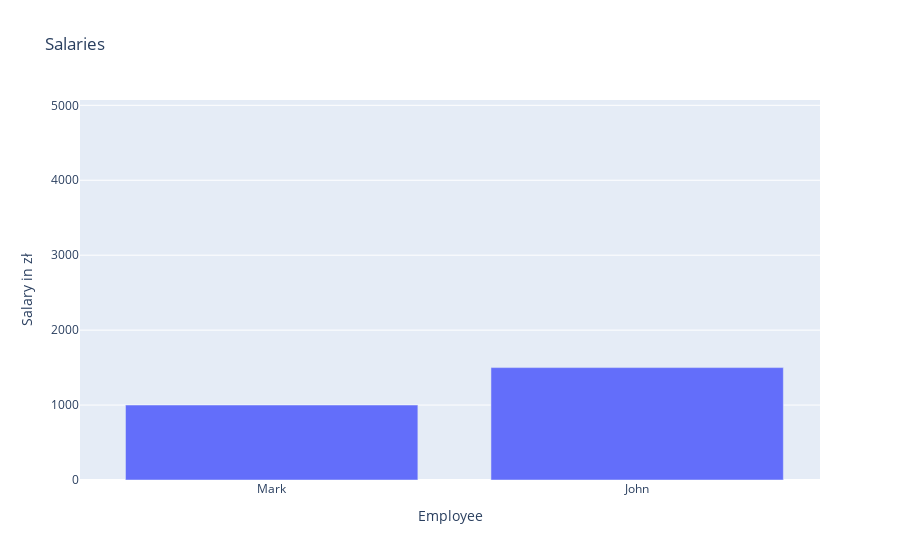

Notebook source saved alongside this figure:
### Code cell
# konwresja na plotly
import plotly.graph_objects as go

salaries = [
    ("Mark", 1000),
    ("John", 1500),
    ("Daniel", 2300),
    ("Greg", 5000)
]

names = list(map(lambda tup: tup[0], salaries))
salary_values = list(map(lambda tup: tup[1], salaries))

fig = go.Figure(data=[go.Bar(x=names, y=salary_values)])

fig.update_layout(title="Salaries")
fig.update_xaxes(title_text="Employee")
fig.update_yaxes(title_text="Salary in zł")

fig.show()

### Figure 1 — Plotly figure (JSON) as saved in the notebook; plotly's stock layout.template omitted (floating-point values rounded to 4 significant figures)
{"data": [{"type": "bar", "x": ["Mark", "John", "Daniel", "Greg"], "y": [1000, 1500, 2300, 5000]}], "layout": {"autosize": true, "title": {"text": "Salaries"}, "xaxis": {"autorange": false, "range": [-0.5245, 1.5], "title": {"text": "Employee"}, "type": "category"}, "yaxis": {"autorange": false, "range": [0, 5071.0], "title": {"text": "Salary in zł"}, "type": "linear"}}}
